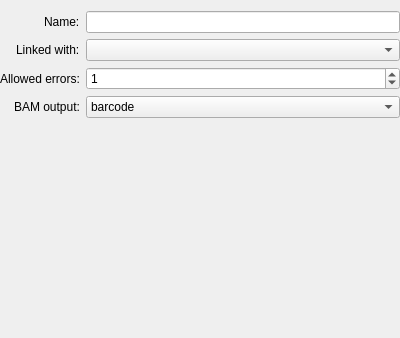
<?xml version="1.0" encoding="UTF-8"?>
<ui version="4.0">
 <class>SequenceProps</class>
 <widget class="QWidget" name="SequenceProps">
  <property name="geometry">
   <rect>
    <x>0</x>
    <y>0</y>
    <width>400</width>
    <height>338</height>
   </rect>
  </property>
  <property name="windowTitle">
   <string>Form</string>
  </property>
  <layout class="QVBoxLayout" name="verticalLayout">
   <property name="leftMargin">
    <number>0</number>
   </property>
   <property name="rightMargin">
    <number>0</number>
   </property>
   <item>
    <layout class="QFormLayout" name="formLayout">
     <property name="labelAlignment">
      <set>Qt::AlignmentFlag::AlignRight|Qt::AlignmentFlag::AlignTrailing|Qt::AlignmentFlag::AlignVCenter</set>
     </property>
     <item row="0" column="0">
      <widget class="QLabel" name="label">
       <property name="text">
        <string>Name:</string>
       </property>
       <property name="buddy">
        <cstring>sequenceNameLineEdit</cstring>
       </property>
      </widget>
     </item>
     <item row="0" column="1">
      <widget class="QLineEdit" name="sequenceNameLineEdit"/>
     </item>
     <item row="1" column="0">
      <widget class="QLabel" name="label_2">
       <property name="text">
        <string>Linked with:</string>
       </property>
       <property name="buddy">
        <cstring>linkCmbBx</cstring>
       </property>
      </widget>
     </item>
     <item row="1" column="1">
      <widget class="QComboBox" name="linkCmbBx">
       <property name="minimumSize">
        <size>
         <width>128</width>
         <height>0</height>
        </size>
       </property>
       <property name="styleSheet">
        <string notr="true"/>
       </property>
       <property name="currentIndex">
        <number>-1</number>
       </property>
       <item>
        <property name="text">
         <string/>
        </property>
       </item>
      </widget>
     </item>
     <item row="2" column="0">
      <widget class="QLabel" name="label_3">
       <property name="text">
        <string>Allowed errors:</string>
       </property>
       <property name="buddy">
        <cstring>allowedErrorsSpnBx</cstring>
       </property>
      </widget>
     </item>
     <item row="3" column="0">
      <widget class="QLabel" name="label_4">
       <property name="text">
        <string>BAM output:</string>
       </property>
       <property name="buddy">
        <cstring>blockFunctionCmbBx</cstring>
       </property>
      </widget>
     </item>
     <item row="3" column="1">
      <widget class="QComboBox" name="blockFunctionCmbBx">
       <property name="minimumSize">
        <size>
         <width>128</width>
         <height>0</height>
        </size>
       </property>
       <property name="currentIndex">
        <number>1</number>
       </property>
       <item>
        <property name="text">
         <string>discard</string>
        </property>
       </item>
       <item>
        <property name="text">
         <string>barcode</string>
        </property>
       </item>
      </widget>
     </item>
     <item row="2" column="1">
      <widget class="QSpinBox" name="allowedErrorsSpnBx">
       <property name="sizePolicy">
        <sizepolicy hsizetype="Preferred" vsizetype="Fixed">
         <horstretch>0</horstretch>
         <verstretch>0</verstretch>
        </sizepolicy>
       </property>
       <property name="minimumSize">
        <size>
         <width>128</width>
         <height>0</height>
        </size>
       </property>
       <property name="maximum">
        <number>999999999</number>
       </property>
       <property name="value">
        <number>1</number>
       </property>
      </widget>
     </item>
    </layout>
   </item>
   <item>
    <spacer name="verticalSpacer">
     <property name="orientation">
      <enum>Qt::Orientation::Vertical</enum>
     </property>
     <property name="sizeType">
      <enum>QSizePolicy::Policy::Preferred</enum>
     </property>
     <property name="sizeHint" stdset="0">
      <size>
       <width>0</width>
       <height>0</height>
      </size>
     </property>
    </spacer>
   </item>
  </layout>
 </widget>
 <resources/>
 <connections/>
</ui>
